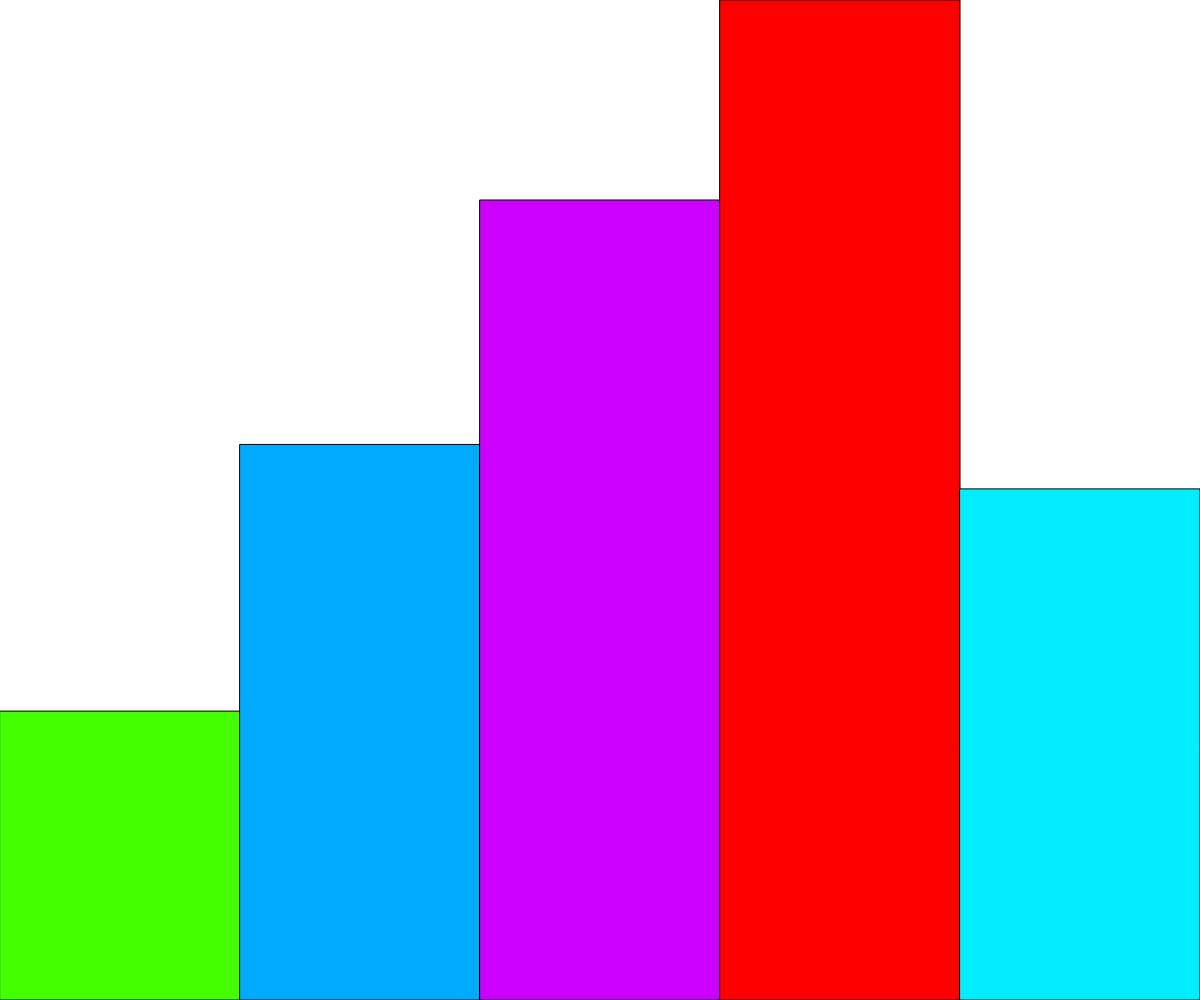
Frame 1 (no input)
Frame 60 (no input): identical to frame 1, image omitted
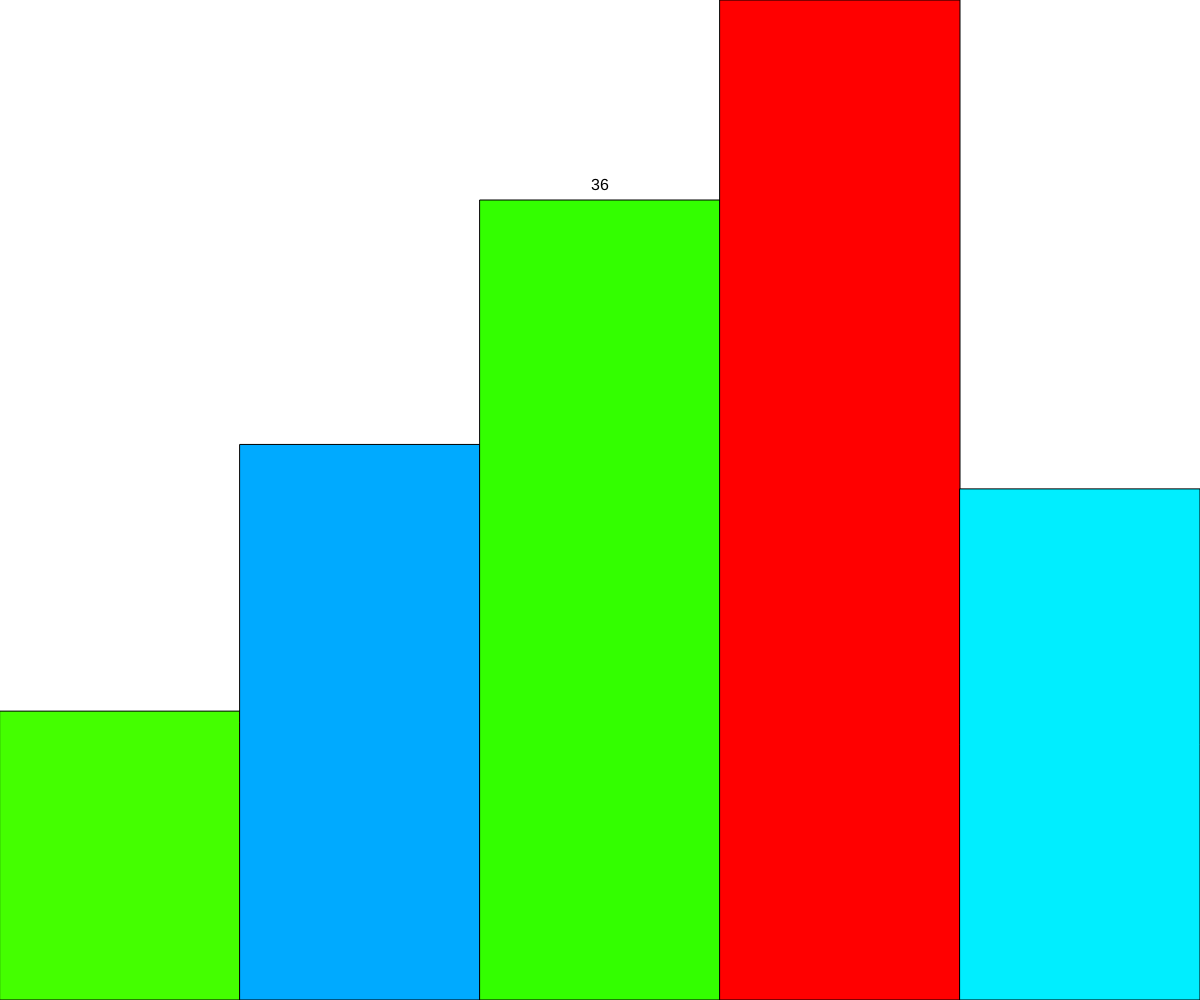
Frame 120 (the mouse pressed at the canvas centre since frame 60)

The p5.js sketch that drew these frames (run headless with seeded random() and noise() and a simulated clock; from frame 60 on, the mouse is pressed at the canvas centre):

// p5.js sketch
// ── sketch.js
var numbers = [13, 25, 36, 45, 23];

function setup() {
  createCanvas(windowWidth, windowHeight);
}

function draw() {
  // Hue, Saturation and Brightness
  // hues = 0 - 360
  colorMode(HSB, 360, 100, 100, 100);

  // set the background to white with 0 hues, 0 saturation, brightness 100 = color white
  background(0, 0, 100);

  for (var i = 0; i < numbers.length; i++) {
    var n = numbers[i]; // get the current number from the array
    var w = width / numbers.length;
    var x = map(i, 0, numbers.length, 0, width);
    var h = map(n, 0, max(numbers), 0, height);
    var y = height - h;
    var c = map(n, 0, max(numbers), 0, 360);

    if (mouseX > x && mouseX < x + w && mouseY > y && mouseY < height) {
      fill((c + 180) % 360, 100, 100);
      rect(x, y, w, h);
      
      fill(0);
      textAlign(CENTER);
      textSize(16);
      text(n, x + w/2, y - 10);
    } else {
      fill(c, 100, 100); // hue // saturation 100 // brightness 100
    rect(x, y, w, h);

    // rect(i * 20, height - n, 20, n);
    }
  }
}
